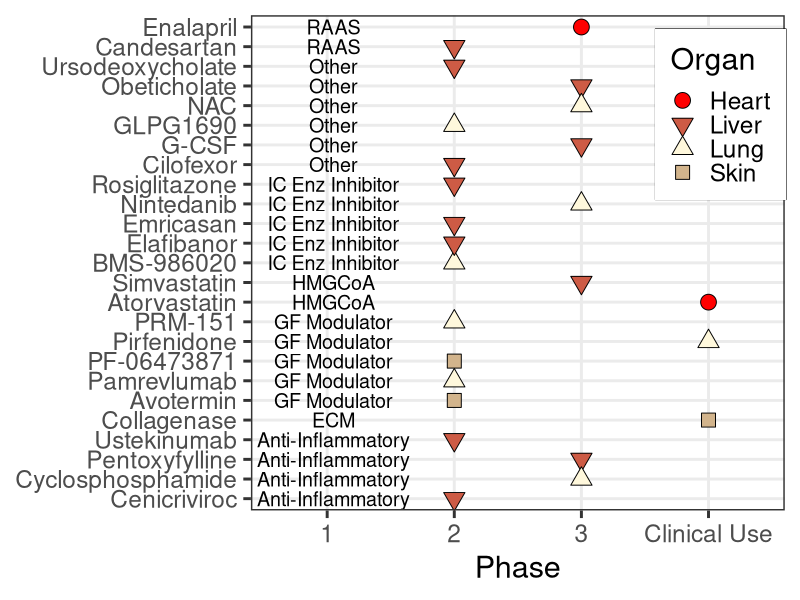
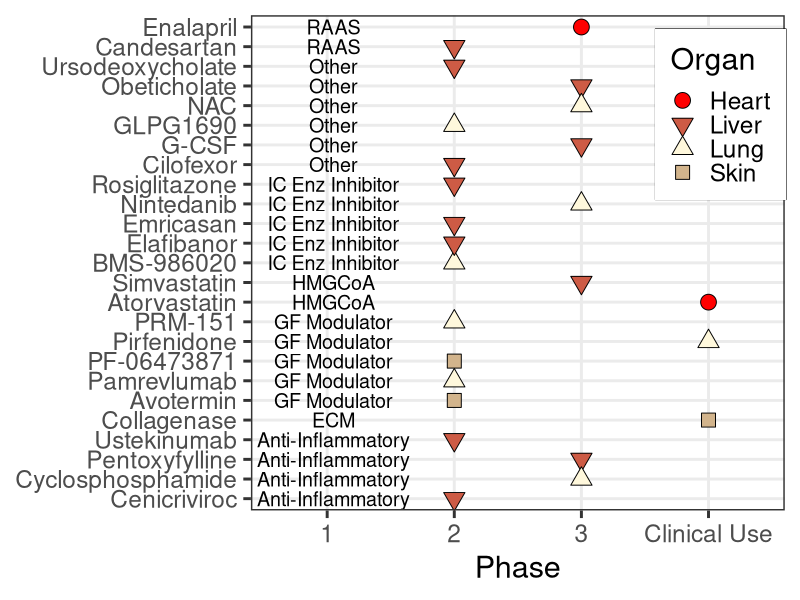

R code for these plots, in order:
## ---- chunk 1
knitr::opts_chunk$set(echo = TRUE)
library(tidyverse)
library(readxl)
## ---- chunk 2
dat <- readxl::read_excel("antifibrotic_trials.xlsx")
## ---- chunk 3
dat |> 
  ggplot() + 
  aes(x = Phase, 
      y = fct_reorder(Drug, Mechanism), 
      fill = Organ,
      shape = Organ) +
  geom_point(color = "black", size = 5) +
  geom_text(aes(y = fct_reorder(Drug, Mechanism), label = Mechanism), x = 1.05, size = 5) +
  scale_x_discrete(name ="Phase", 
                    limits=c("1","2","3", "Clinical Use")) +
  scale_fill_manual(values = c(
    "red", "coral3", "cornsilk", "tan")) +
  scale_shape_manual(values = c(21, 25, 24,22)) +
  theme_bw(base_size = 22) +
  theme(legend.position = c(0.88, 0.8),
        legend.box.background = element_rect(color= "black")) +
  labs(y= NULL)


ggsave(filename = "antifibrotic.jpg", units = "in", width = 13, height = 8, device = "jpg", dpi = 320)
